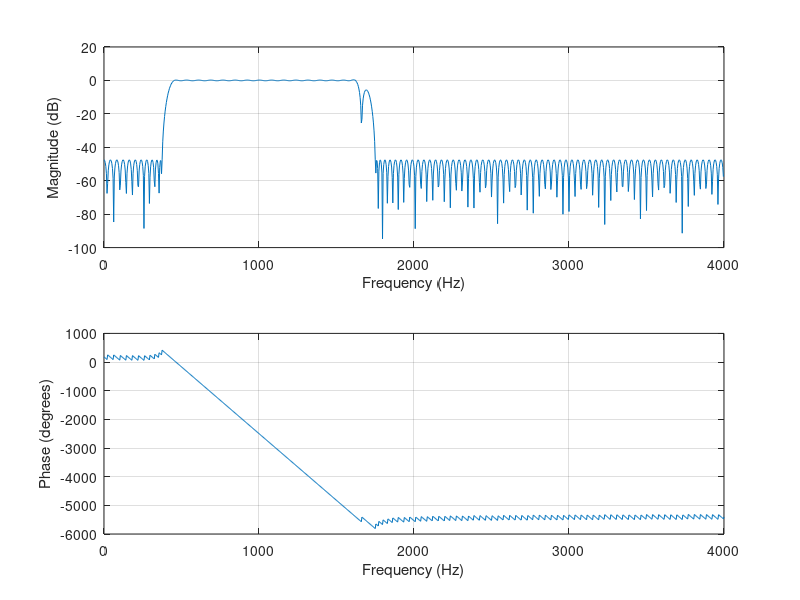

MATLAB code for this plot:
% RTDSP LAB 4
% Mattin Mir-Tahmasebi & Ahmed Ibrahim
% Imperial College London 2016 

%%%%%%%%%%%%%%%%%%%%%%%%%%%%%%%%%%%%%%%%%%%%%%%%%%%%%%%%%%%%%%%%%%%%%%%%%%%
%%%%%%%%%%%%%%%%%%%%%%%%%%%%  firpmord  %%%%%%%%%%%%%%%%%%%%%%%%%%%%%%%%%%%
%%%%%%%%%%%%%%%%%%%%%%%%%%%%%%%%%%%%%%%%%%%%%%%%%%%%%%%%%%%%%%%%%%%%%%%%%%%

% Setting the frequencies for the stop/passband cutoffs
freqStop1 = 375;
freqPass1 = 450;
freqPass2 = 1600;
freqStop2 = 1750;

% Specufying the desired amplitudes at the stopbands/passband
% The ampStop values are the amplitudes until the first cutoff and after
% the last cutoff, respectively. ampPass is the amplitude between the 
% 2nd and 3rd cutoff. Between the 1st/2nd and 3rd/4th cutoffs are 
% transition periods where the amplitude is changing so it doesnt make
% sense to specify an amplitude.
ampStop1 = 0;
ampPass = 1;
ampStop2 = 0;

% Specifying the deired amplitude deviation at the stopbands/passband
% Same explanation as aboe for why there are 3 values.
devStop_dB = -48;
devPass_dB = 0.4;

% Convering dB to absolute values
devStop1 = 10^(devStop_dB/20);
devPass = (10^(devPass_dB/20)-1)/(10^(devPass_dB/20)+1);
devStop2 = 10^(devStop_dB/20);

% Sampling frequency
fs = 8000;

% Cell array to hold output of firpmord
% n : filter order
% fo : frequency vector
% ao : amplitude response vector
% w : weights
[n, fo, ao, w] = firpmord([freqStop1 freqPass1 freqPass2 freqStop2], ...
        [ampStop1 ampPass ampStop2], [devStop1 devPass devStop2], fs);

%%%%%%%%%%%%%%%%%%%%%%%%%%%%%%%%%%%%%%%%%%%%%%%%%%%%%%%%%%%%%%%%%%%%%%%%%%%
%%%%%%%%%%%%%%%%%%%%%%%%%%%%%%  firpm %%%%%%%%%%%%%%%%%%%%%%%%%%%%%%%%%%%%%
%%%%%%%%%%%%%%%%%%%%%%%%%%%%%%%%%%%%%%%%%%%%%%%%%%%%%%%%%%%%%%%%%%%%%%%%%%%

% row vector of n+1 coefficients of the order n FIR filter whose 
% frequency-amplitude characteristics match those given by vectors f and a
b = firpm(n, fo, ao, w);

freqz(b,1,1024,fs);
